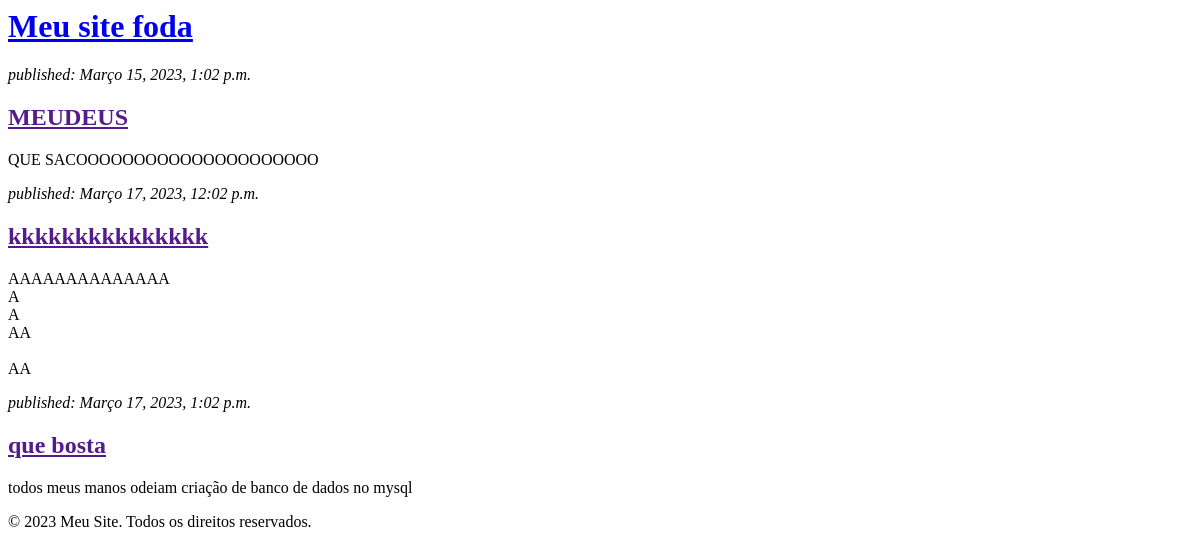
Before: / with the older database file.
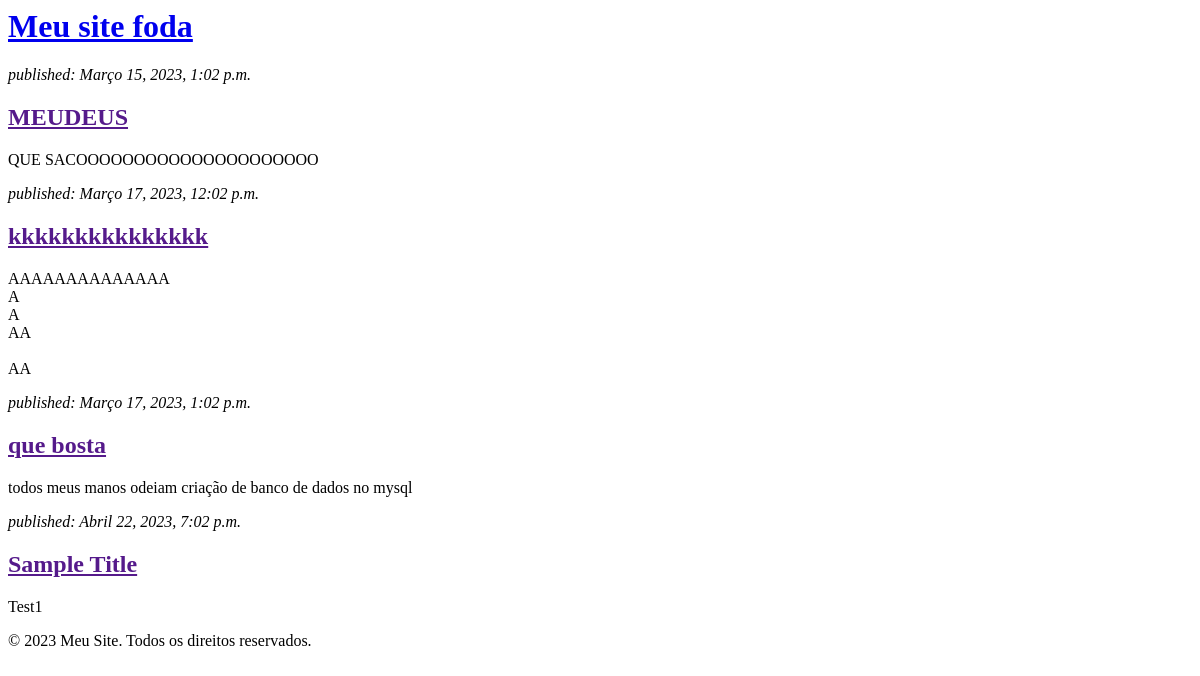
After: the same page with the newer database file.
### blog/models.py (models this page shows, shortened)
class Post(models.Model):
    author = models.ForeignKey(settings.AUTH_USER_MODEL, on_delete=models.CASCADE)
    title = models.CharField(max_length=200)
    text = models.TextField()
    created_date = models.DateTimeField(default=timezone.now)
    published_date = models.DateTimeField(blank=True, null=True)

### blog/views.py (the view)
# urls.py: path('', views.post_list, name='post_list'),
def post_list(request):
    posts = Post.objects.filter(published_date__lte=timezone.now()).order_by('published_date')
    return render(request, 'blog/post_list.html', {'posts': posts})

### blog/templates/blog/post_list.html
<div>
  <h1><a href="/">Meu site foda</a></h1>
</div>
{% for post in posts %}
  <div>
      <p><em>published: {{ post.published_date }}</em></p>
      <h2><a href="">{{ post.title }}</a></h2>
      <p>{{ post.text|linebreaksbr }}</p>
  </div>
{% endfor %}
  <footer>
    <p>&copy; 2023 Meu Site. Todos os direitos reservados.</p>
  </footer>
</body>
</html>

Changed rows visible on the page:
added Post: published_date "Abril 22, 2023, 7:02 p.m.", title "Sample Title", text "Test1"
